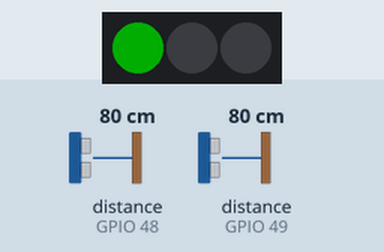
Simulated run of this sketch. Board: ESP8266 (NodeMCU). On the bench: 3 RGB LEDs in strip order, left to right. The inputs (shaded band) are chosen by the test bench; at power-on: distance to the obstacle (sensors on GPIO 48, GPIO 49) 80 cm. Dim RGB values are drawn brighter than linear; WiFi joins after 1.5 s; servers stay silent unless stated; the local clock reads 2024-03-15 10:24:30 at power-on unless the sketch sets it; no MQTT or app messages arrive unless stated; what the sketch prints to the serial monitor is not drawn.

Above: at 2.7 s.
2.8 s: distance to the obstacle (sensor on GPIO 48) set to 2 cm
At 3.5 s:
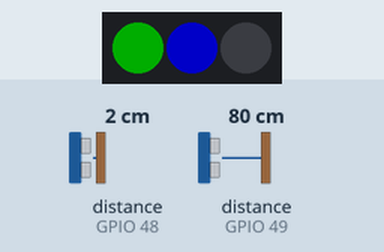
4.4 s: distance to the obstacle (sensor on GPIO 49) set to 2 cm
At 4.8 s:
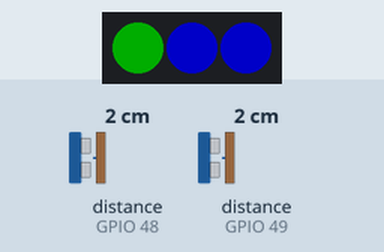
5.9 s: distance to the obstacle (sensor on GPIO 48) set to 250 cm
At 6.8 s:
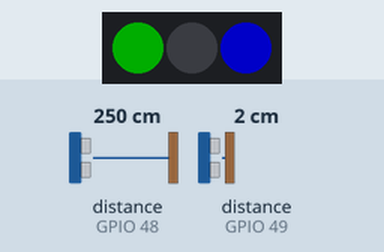
Timing chart, 0 to 8.9 s (numbered marks = the images above; inputs shaded):
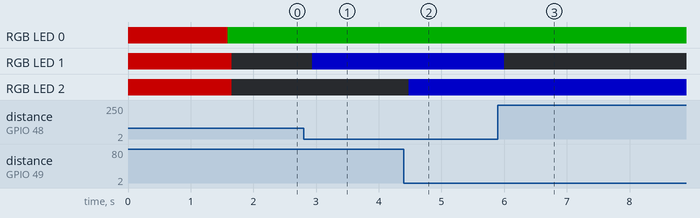

Measured:
- after the input at 2.8 s, RGB LED 1: off → RGB(0, 0, 100) after 0.14 s
- after the input at 4.4 s, RGB LED 2: off → RGB(0, 0, 100) after 0.08 s
- after the input at 5.9 s, RGB LED 1: RGB(0, 0, 100) → off after 0.10 s

The sketch:

person_counter_final.ino
```cpp
#include <Wire.h>
#include <Adafruit_VL53L0X.h>
#include <ESP8266WiFi.h>
#include <PubSubClient.h>
#include <FastLED.h>
#include <ArduinoJson.h>
#include <time.h>

// FastLED Ayarları
#define LED_PIN    D7
#define NUM_LEDS   3
CRGB leds[NUM_LEDS];
unsigned long lastLEDUpdate = 0;
const unsigned long LEDUpdateInterval = 10; // LED'leri 10ms'de bir güncelle

/************ Wi-Fi Bilgileri ************/
const char* ssid     = "YOUR_WIFI_SSID";
const char* password = "YOUR_WIFI_PASSWORD";

/************ MQTT Bilgileri ************/
const char* mqtt_server = "YOUR_MQTT_BROKER";
const int   mqtt_port   = 1883;
const char* mqtt_user   = "YOUR_MQTT_USERNAME";
const char* mqtt_pass   = "YOUR_MQTT_PASSWORD";
const char* mqtt_topic  = "demo/person-counter";

/************ Durum Makinesi Tanımlamaları ************/
enum State {
  IDLE,
  SENSOR1_ACTIVE,
  SENSOR2_ACTIVE
};

State currentState = IDLE;

WiFiClient espClient;
PubSubClient client(espClient);
bool mqttConnected = false;

// Sensör Ayarları
Adafruit_VL53L0X sensor1 = Adafruit_VL53L0X();
Adafruit_VL53L0X sensor2 = Adafruit_VL53L0X();
const int sensor1ShutdownPin = D5;
const int sensor2ShutdownPin = D6;
const uint8_t sensor1NewAddress = 0x30;
const uint8_t sensor2NewAddress = 0x31;

// Sistem Ayarları - İYİLEŞTİRİLMİŞ DEĞERLER
int currentCount = 0;      // İçerideki mevcut kişi sayısı
int totalCount = 0;        // Bugün giren toplam kişi sayısı
bool sensor1Triggered = false;
bool sensor2Triggered = false;
unsigned long lastSensor1Time = 0;
unsigned long lastSensor2Time = 0;
unsigned long lastEventTime = 0;
const unsigned long detectionWindow = 2500;  // 1000ms'den 2500ms'ye çıkarıldı (yavaş geçişler için)
const unsigned long eventCooldown = 1200;     // 2000ms'den 1200ms'ye düşürüldü (hızlı geçişler için)

// Mesafe Eşiği - HİSTEREZİS EKLENMIŞ
const int detectionThreshold = 800;  // Algılama eşiği (daha stabil)
const int clearThreshold = 6000;      // Temizleme eşiği (histerezis için)

// Zaman sunucusu ayarları
const char* ntpServer = "pool.ntp.org";
const long  gmtOffset_sec = 3 * 3600; // GMT+3
const int   daylightOffset_sec = 0;

void setup_wifi() {
  WiFi.mode(WIFI_STA);
  WiFi.begin(ssid, password);
  Serial.println("\nWi-Fi'ye bağlanılıyor...");

  int retryCount = 0;
  while(WiFi.status() != WL_CONNECTED) {
    delay(500);
    Serial.print(".");
    if(++retryCount > 20) {
      Serial.println("\nBağlantı başarısız! Yeniden başlatılıyor...");
      ESP.restart();
    }
  }
  Serial.println("\nWi-Fi bağlantısı başarılı!");
  Serial.print("IP Adresi: ");
  Serial.println(WiFi.localIP());
  configTime(gmtOffset_sec, daylightOffset_sec, ntpServer);
}

String getTimestamp() {
  struct tm timeinfo;
  if(!getLocalTime(&timeinfo)){
    return "2025-01-01T00:00:00Z";
  }

  char buffer[25];
  strftime(buffer, sizeof(buffer), "%Y-%m-%dT%H:%M:%SZ", &timeinfo);
  return String(buffer);
}

void sendPersonCount() {
  const size_t capacity = JSON_OBJECT_SIZE(10);
  DynamicJsonDocument doc(capacity);

  // DeviceGroupId formatı düzeltildi (süslü parantezler eklendi)
  doc["deviceGroupId"] = "{YOUR-DEVICE-GROUP-ID}";
  doc["deviceId"] = "person_counter_01";
  doc["dateTime"] = getTimestamp();

  JsonObject data = doc.createNestedObject("data");

  // Bir önceki totalCount'un durumu
  String lastStateValue = ((totalCount - 1) % 100 == 0) ? "check" : "noCheck";
  // Şu anki totalCount'un durumu
  String currentStateValue = (totalCount % 100 == 0) ? "check" : "noCheck";

  data["lastState"] = lastStateValue;
  data["currentState"] = currentStateValue;
  data["currentCount"] = currentCount;
  data["totalCount"] = totalCount;

  char jsonBuffer[256];
  serializeJson(doc, jsonBuffer);

  if(client.connected()) {
    client.publish(mqtt_topic, jsonBuffer);
    Serial.print("Gonderilen veri: ");
    Serial.println(jsonBuffer);
  }
}

void reconnect_mqtt() {
  while (!client.connected()) {
    Serial.print("MQTT bağlantısı kuruluyor...");
    if (client.connect("ESP8266_PersonCounter", mqtt_user, mqtt_pass)) {
      Serial.println("Bağlandı!");
      mqttConnected = true;
      // Bağlantı başarılı olduğunda LED1'i yeşil yap
      leds[0] = CRGB::Green;
      FastLED.show();
    } else {
      Serial.print("Hata kodu: ");
      Serial.print(client.state());
      Serial.println(", 5 saniye sonra tekrar denenecek...");
      mqttConnected = false;
      delay(5000);
    }
  }
}

void updateLEDs() {
  if(!mqttConnected) {
    // MQTT bağlı değilse tüm LED'ler kırmızı
    fill_solid(leds, NUM_LEDS, CRGB::Red);
  } else {
    // MQTT bağlıysa:
    leds[0] = CRGB::Green; // 1. LED sürekli yeşil
    leds[1] = sensor1Triggered ? CRGB::Blue : CRGB::Black; // 2. LED sensör1 durumu
    leds[2] = sensor2Triggered ? CRGB::Blue : CRGB::Black; // 3. LED sensör2 durumu
  }
  FastLED.show();
}

void setup() {
  Serial.begin(115200);
  Serial.println("\n\n=== ESP8266 Kişi Sayaç Sistemi v2.0 ===");

  // LED başlatma ve kırmızı yap
  FastLED.addLeds<WS2812B, LED_PIN, GRB>(leds, NUM_LEDS);
  FastLED.setBrightness(100); // %40 parlaklık
  fill_solid(leds, NUM_LEDS, CRGB::Red);
  FastLED.show();

  // Wi-Fi ve MQTT bağlantıları
  setup_wifi();
  client.setServer(mqtt_server, mqtt_port);

  // Sensör başlatma
  Serial.println("Sensörler başlatılıyor...");
  Wire.begin(D2, D1);
  pinMode(sensor1ShutdownPin, OUTPUT);
  pinMode(sensor2ShutdownPin, OUTPUT);
  digitalWrite(sensor1ShutdownPin, LOW);
  digitalWrite(sensor2ShutdownPin, LOW);
  delay(10);

  digitalWrite(sensor1ShutdownPin, HIGH);
  delay(10);
  if (!sensor1.begin(sensor1NewAddress)) {
    Serial.println("1. Sensör başlatılamadı!");
    while(1);
  }
  Serial.println("Sensör 1 başarılı (0x30)");

  digitalWrite(sensor2ShutdownPin, HIGH);
  delay(10);
  if (!sensor2.begin(sensor2NewAddress)) {
    Serial.println("2. Sensör başlatılamadı!");
    while(1);
  }

}

void loop() {
  if (!client.connected()) {
    mqttConnected = false;
    reconnect_mqtt();
  }
  client.loop();

  // Sensör okumaları
  VL53L0X_RangingMeasurementData_t measure1, measure2;
  sensor1.rangingTest(&measure1, false);
  sensor2.rangingTest(&measure2, false);

  int distance1 = measure1.RangeMilliMeter;
  int distance2 = measure2.RangeMilliMeter;

  // HİSTEREZİS İLE SENSÖR TETİKLEME KONTROLÜ
  // Sensör 1
  if (distance1 < detectionThreshold) {
    if(!sensor1Triggered) {
      lastSensor1Time = millis();
      Serial.println(">>> Sensor1 TETIKLENDI!");
    }
    sensor1Triggered = true;
  } else if (distance1 > clearThreshold) {
    sensor1Triggered = false;
  }

  // Sensör 2
  if (distance2 < detectionThreshold) {
    if(!sensor2Triggered) {
      lastSensor2Time = millis();
      Serial.println(">>> Sensor2 TETIKLENDI!");
    }
    sensor2Triggered = true;
  } else if (distance2 > clearThreshold) {
    sensor2Triggered = false;
  }

  // LED güncelleme
  if(millis() - lastLEDUpdate > LEDUpdateInterval) {
    updateLEDs();
    lastLEDUpdate = millis();
  }

  switch(currentState) {

    case IDLE:
      // Boşta - Her iki sensör de bekleniyor
      if(sensor1Triggered && (millis() - lastEventTime) > eventCooldown) {
        currentState = SENSOR1_ACTIVE;
        Serial.println("DURUM: SENSOR1_ACTIVE (Giriş bekleniyor)");
      }
      else if(sensor2Triggered && (millis() - lastEventTime) > eventCooldown) {
        currentState = SENSOR2_ACTIVE;
        Serial.println("DURUM: SENSOR2_ACTIVE (Çıkış bekleniyor)");
      }
      break;

    case SENSOR1_ACTIVE:
      // Sensör 1 aktif - Sensör 2'nin tetiklenmesini bekliyoruz (GİRİŞ)
      if(sensor2Triggered && (millis() - lastSensor1Time) < detectionWindow) {
        // GİRİŞ ALGILANDI
        currentCount++;
        totalCount++;
        Serial.println("GİRİŞ ALGILANDI");
        Serial.printf("İçerideki: %d | Toplam Giriş: %d\n", currentCount, totalCount);

        // Giriş bildirimi gönder
        sendPersonCount();

        // Durum sıfırlama
        currentState = IDLE;
        lastEventTime = millis();
        lastSensor1Time = 0;
        lastSensor2Time = 0;
        Serial.println("DURUM: IDLE (Cooldown başladı)\n");
      }
      else if(millis() - lastSensor1Time > detectionWindow) {
        // Zaman aşımı - Yarım geçiş
        Serial.println("TIMEOUT: Sensor1 tek başına tetiklendi (yarım geçiş)");
        currentState = IDLE;
        lastSensor1Time = 0;
        Serial.println("DURUM: IDLE\n");
      }
      else if(!sensor1Triggered) {
        // Sensör 1 erkenden temizlendi
        Serial.println(" Sensor1 erkenden temizlendi");
        currentState = IDLE;
        lastSensor1Time = 0;
        Serial.println("DURUM: IDLE\n");
      }
      break;

    case SENSOR2_ACTIVE:
      // Sensör 2 aktif - Sensör 1'in tetiklenmesini bekliyoruz (ÇIKIŞ)
      if(sensor1Triggered && (millis() - lastSensor2Time) < detectionWindow) {
        // ÇIKIŞ ALGILANDI
        if(currentCount > 0) {
          currentCount--;
          Serial.println("ÇIKIŞ ALGILANDI");
          Serial.printf("İçerideki: %d | Toplam Giriş: %d\n", currentCount, totalCount);
          sendPersonCount();
        } else {
          Serial.println(" ÇIKIŞ algılandı ama sayaç zaten 0!");
        }

        // Durum sıfırlama
        currentState = IDLE;
        lastEventTime = millis();
        lastSensor1Time = 0;
        lastSensor2Time = 0;
        Serial.println("DURUM: IDLE (Cooldown başladı)\n");
      }
      else if(millis() - lastSensor2Time > detectionWindow) {
        // Zaman aşımı - Yarım geçiş
        Serial.println("TIMEOUT: Sensor2 tek başına tetiklendi (yarım geçiş)");
        currentState = IDLE;
        lastSensor2Time = 0;
        Serial.println("DURUM: IDLE\n");
      }
      else if(!sensor2Triggered) {
        // Sensör 2 erkenden temizlendi
        Serial.println(" Sensor2 erkenden temizlendi");
        currentState = IDLE;
        lastSensor2Time = 0;
        Serial.println("DURUM: IDLE\n");
      }
      break;
  }

  // DEBUG BİLGİSİ (her 500ms'de bir)
  static unsigned long lastDebug = 0;
  if(millis() - lastDebug > 500) {
    Serial.printf("S1: %4dmm | S2: %4dmm | Durum: %d | İçeride: %d | Toplam: %d\n",
                  distance1, distance2, currentState, currentCount, totalCount);
    lastDebug = millis();
  }

  delay(50);
}
```
